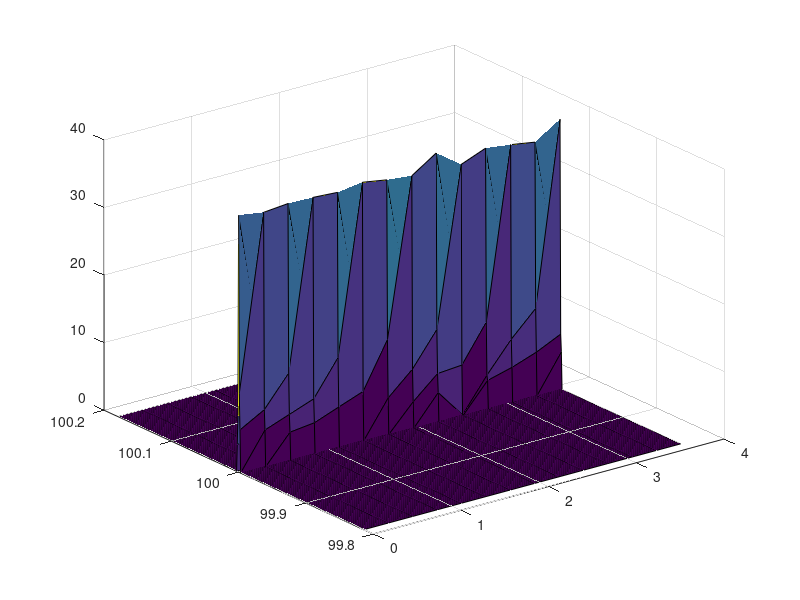

MATLAB code for this plot: (Note: this script raises an error after producing the figure.)
% SNRg Calculations

clear;
clc;
close all;

% Choose settings (0 = off, 1 = on)
ParsevalSNR = 1; 
RealPartDS = 0;
Animation = 0;
NequalNseg = 1;
PlotSNRvsParam = 0;
PlotLastTimeSegment = 0;
PlotTSvsi_log = 0;
OutputFile1 = 0;
OutputFile2 = 0;
OutputFile3 = 0;

if (OutputFile3 == 1)
    global StepSize_in; %#ok<NUSED,*TLEV>
    global StepSize_invec; %#ok<NUSED,*TLEV,*GVMIS>
end

TS = 'f'; % Choose 'f' or 'fdot'

%% Generate Data Spectrogram

% SNR1 and {SNRg_i | M<=i<=N} will be calculated
M = 1;
N = 300;
Ntrial = 10;
if (OutputFile1 == 0)
    Ntrial = 1;
end

% Set information on noise samples
nNoiseSample = 10;
noiseOffset = 50;
nBinSide = 4;

% Sampling frequency
fsamp = 1024.;

% Noise ASD ( / sqrt(Hz) )
hnoise = 12;
noiseamp = hnoise;

% Signal initial frequency (Hz)
f_sig = 100.;

% Signal frequency derivative (Hz/s)
fdot_sig = -5.e-7;

% Length of observation (hr)
Tobs_hr = 4.;
Tobs = Tobs_hr * 3600.;
if (OutputFile1 == 1)
    if (ParsevalSNR == 1)
        filename = sprintf('SNRgfdot_%0.es-2Tobs_%0.fhrP.csv', fdot_sig, Tobs_hr);
    else
        filename = sprintf('SNRgfdot_%0.es-2Tobs_%0.fhr.csv', fdot_sig, Tobs_hr);
    end
end

% Coherence time (hr) - choose so that signal drifts 0.5 bin per coherence time
Tcoh_hr = 1./3600.*sqrt(0.5/abs(fdot_sig));
Tcoh = Tcoh_hr * 3600.;

% Adjust coherence time to be an integer number of seconds
Tcoh = floor(Tcoh);
Tcoh_hr = Tcoh/3600.;

% DO NOT TOUCH/CARE
searchScale = 0;

fStepSize = (0.1)/Tcoh*(Tcoh < Tobs) + 0.3/sqrt(0.5/(1.e-6))*(Tcoh >= Tobs);
fvec = (f_sig-searchScale*fStepSize) : fStepSize : (f_sig+searchScale*fStepSize);

fdotStepSize = (7.8e-6)*abs(fdot_sig)*(fdot_sig ~= 0) + 1.e-7*(fdot_sig == 0);
fdotvec = (fdot_sig-searchScale*fdotStepSize) : fdotStepSize : (fdot_sig+searchScale*fdotStepSize);

[F, Fdot] = meshgrid(fvec, fdotvec);

% Adjust observation time to be exactly an integer number of coherence times to avoid binning headaches
Nseg = floor(Tobs/Tcoh);
if (NequalNseg == 1)
    N = Nseg;
    %N = floor(Nseg/10)*10;
end
Tobs = Nseg*Tcoh;
Tobs_hr = Tobs / 3600.;
fprintf('Observation time = %d sec (%f hr)\n',Tobs,Tobs_hr);
fprintf('Coherence time per segment = %d sec (%f hr)\n',Tcoh,Tcoh_hr);
assert(M<=N, 'Error: M>N');

% Set noise power mean and standard deviation from Parseval's Theorem
if (ParsevalSNR == 1)
    noiseMean = 1;
    noiseSTD = 1;
end

% Define time series to hold raw data stream of signal plus noise
deltat = 1./fsamp;
t = 0:deltat:Tobs;
Nsample = length(t);

% Search band width (Hz)
bandscale = 115; % Increase if fIndex is too high/low
f_siglo = min(f_sig,f_sig+fdot_sig*Tobs);
f_sighi = max(f_sig,f_sig+fdot_sig*Tobs);
freqlo_approx = min(fvec)+min(fdotvec)*Tobs - (noiseOffset + nNoiseSample + nBinSide)/Tcoh - bandscale/Tcoh;
freqhi_approx = max(fvec)+max(fdotvec)*Tobs*(max(fdotvec) > 0) + (noiseOffset + nNoiseSample + nBinSide)/Tcoh + bandscale/Tcoh;
freqhi = ceil(freqhi_approx * Tcoh)/Tcoh;
freqlo = floor(freqlo_approx * Tcoh)/Tcoh;
bandwidth = freqhi - freqlo;
fprintf('Low/high frequencies of band shown: %f-%f Hz\n',freqlo,freqhi);

% Number of bins signal drifts per coherence time
Nbin_drift = abs(fdot_sig) * Tcoh * Tcoh;
Nbin_drift_total = abs(fdot_sig) * Tobs * Tcoh;
fprintf('Number of bins signal drifts per coherence time = %8.2f\n',Nbin_drift);
fprintf('Total number of bins signal drifts = %8.2f\n',Nbin_drift_total);

for trial = 1:Ntrial
    % Generate noise
    noise = noiseamp*random('norm',0.,1.,1.,Nsample);

    % Signal amplitude (no antenna pattern) 
    hamp = 1;

    % Generate signal in time domain
    signal = hamp*sin(2*pi*(f_sig*t + 0.5*fdot_sig*t.^2));
    data = signal + noise;

    % Generate spectra for each coherence time and extract band of interest to make spectrogram
    indbandlo = floor(freqlo*Tcoh)+1;
    indbandhi = floor(freqhi*Tcoh)+1;
    nbandbin = indbandhi - indbandlo + 1;
    Nseg = floor(Tobs/Tcoh);
    Nsample_coh = floor(Nsample / Nseg);
    spectrogram = zeros(nbandbin,Nseg);
    rawSpectrogram = (1+sqrt(-1)).*zeros(nbandbin,Nseg);
    fftNormalization = sqrt(1/Tcoh/fsamp)/noiseamp;
    for seg = 1:Nseg
       fprintf('Generating segment %d\n',seg);
       indlo = (seg-1)*Nsample_coh + 1;
       indhi = indlo + Nsample_coh - 1;
       segment = data(indlo:indhi);
       segment_noNoise = signal(indlo:indhi);
       rawfft = fft(segment,Nsample_coh);
       spectrogram(1:nbandbin,seg) = abs(rawfft(indbandlo:indbandhi))*fftNormalization;
       rawSpectrogram(1:nbandbin,seg) = rawfft(indbandlo:indbandhi)*fftNormalization;
       [dummyVariable, fIndex_sig] = max(rawfft(indbandlo:indbandhi)*fftNormalization);
       if (seg == round(Nseg/5) || seg == round(Nseg/5*2) || seg == round(Nseg/5*3) || seg == round(Nseg/5*4) || seg == Nseg)
           fprintf('Signal fIndex of segment %d = %d; magnitude = %d; phase = %d\n', seg, fIndex_sig, abs(dummyVariable), angle(dummyVariable));
       end
    end

    % Create modified spectrogram for plot
    plotSpectrogram = spectrogram;
    for k = 1:Nseg
        segment = plotSpectrogram(:, k);
        segment(segment < 0.1*max(segment)) = 0;
        plotSpectrogram(:, k) = segment;
    end

    % Plot spectrogram bar3(spectrogram)
    segarray = 1:Nseg;
    seghour = (segarray-1)*Tcoh/3600.;
    indarray = [indbandlo:indbandhi];
    freqplot = (indarray-indbandlo)*1.0/Tcoh + freqlo;

    figure(1);
    fprintf('Creating spectrogram plot with %d time bins (columns) and %d frequency bins (rows)...\n',Nseg,nbandbin);
    s1 = surf(seghour,freqplot,plotSpectrogram);
    s1.EdgeAlpha = 0.5;
    title('Raw spectrogram');
    xlabel('Time (hours)');
    ylabel('Frequency (Hz)');
    view(0,90);
    ax = gca;
    ax.FontSize = 18;
    ax.LineWidth = 3;
    axis([min(seghour) max(seghour) min(freqplot) max(freqplot)]);

    %% Calculate Detection Statistics

    % Create vector of indices for frequency trajectory in the middle of each time segment
    freqTrajIndex = ((1:Nseg) - 0.5).*Nsample_coh + 1;
    tMid = t(freqTrajIndex);

    % Calculate expected phase/frequency trajectories and signal
    freqTraj = f_sig + fdot_sig.*tMid;
    phaseTraj = 2*pi.*(f_sig.*t + 0.5*fdot_sig.*t.^2);
    searchSignal = hamp.*sin(phaseTraj);

    % Create template spectrogram
    searchSpectrogram = (1+sqrt(-1)).*zeros(nbandbin,Nseg);
    for seg = 1:Nseg
        indlo = (seg-1)*Nsample_coh + 1;
        indhi = indlo + Nsample_coh - 1;
        searchSegment = searchSignal(indlo:indhi);
        searchRawfft = fft(searchSegment, Nsample_coh);
        searchSpectrogram(1:nbandbin,seg) = searchRawfft(indbandlo:indbandhi)*fftNormalization;
    end

    % Calculate signal frequency indices
    fIndex = round((freqTraj-freqlo)*Tcoh) + 1;

    % Calculate background noise frequency indices
    fIndex_noise = zeros(nNoiseSample, Nseg);
    for k = 1:nNoiseSample
        fIndex_noise(k, :) = fIndex + (2*nBinSide+2)*k + noiseOffset;
    end

    % Calculate weights array
    weight = (1+sqrt(-1)).*zeros(nbandbin,Nseg);
    for tIndex = 1:Nseg
        %weight(:, tIndex) = hamp.*searchSpectrogram(:, tIndex)/sum(abs(searchSpectrogram((fIndex(tIndex)-nBinSide):(fIndex(tIndex)+nBinSide), tIndex)).^2);
        weight(:, tIndex) = searchSpectrogram(:, tIndex).*abs(searchSpectrogram(:, tIndex)).^2/sum(abs(searchSpectrogram((fIndex(tIndex)-nBinSide):(fIndex(tIndex)+nBinSide), tIndex)).^2);
    end

    % Calculate detection statistics
    signalDS1 = 0;
    signalDSg_i = zeros(N-M+1, 1);
    grouper_sig = (1+sqrt(-1)).*zeros(N-M+1, 1);
    noiseDS1 = zeros(1, nNoiseSample);
    noiseDSg_i = (1+sqrt(-1)).*zeros(N-M+1, nNoiseSample);
    grouper_noise = (1+sqrt(-1)).*zeros(N-M+1, nNoiseSample);

    signalDSContribution1 = [];
    signalDSContribution2 = [];
    signalDSContribution3 = [];
    signalDSContribution4 = [];

    noiseDSContribution1 = [];
    noiseDSContribution2 = [];
    noiseDSContribution3 = [];
    noiseDSContribution4 = [];

    for tIndex = 1:Nseg
        % Signal detection statistics
        signalDS1 = signalDS1 + (abs(spectrogram(fIndex(tIndex), tIndex)))^2;
        grouper_sig = grouper_sig + sum(conj(weight((fIndex(tIndex)-nBinSide):(fIndex(tIndex)+nBinSide), tIndex)).*rawSpectrogram((fIndex(tIndex)-nBinSide):(fIndex(tIndex)+nBinSide), tIndex));
        for i = M:N
            if (RealPartDS == 1)
                contribution = real(grouper_sig(i-M+1)); 
            else
                contribution = abs(grouper_sig(i-M+1))^2;
            end
            if (mod(tIndex, i) == 0)
                signalDSg_i(i-M+1) = signalDSg_i(i-M+1) + contribution;
                if (i == 1)
                    signalDSContribution1 = [signalDSContribution1, contribution];
                elseif (i == 2)
                    signalDSContribution2 = [signalDSContribution2, contribution];
                elseif (i == 3)
                    signalDSContribution3 = [signalDSContribution3, contribution];
                elseif (i == 4)
                    signalDSContribution4 = [signalDSContribution4, contribution];
                end
                grouper_sig(i-M+1) = 0;
            elseif (tIndex == Nseg)
                signalDSg_i(i-M+1) = signalDSg_i(i-M+1) + contribution;
                grouper_sig(i-M+1) = 0;
            end
        end

        % Noise detection statistics
        for k = 1:nNoiseSample
            noiseDS1(k) = noiseDS1(k) + (abs(spectrogram(fIndex_noise(k, tIndex), tIndex)))^2;
            grouper_noise(:, k) = grouper_noise(:, k) + sum(conj(weight((fIndex(tIndex)-nBinSide):(fIndex(tIndex)+nBinSide), tIndex)).*rawSpectrogram((fIndex_noise(k, tIndex)-nBinSide):(fIndex_noise(k, tIndex)+nBinSide), tIndex));
        end
        for i = M:N
            if (RealPartDS == 1)
                contribution = real(grouper_noise(i-M+1, :)); 
            else
                contribution = abs(grouper_noise(i-M+1, :)).^2;
            end
            if (mod(tIndex, i) == 0)
                noiseDSg_i(i-M+1, :) = noiseDSg_i(i-M+1, :) + contribution;
                if (i == 1)
                    noiseDSContribution1 = [noiseDSContribution1, [abs(grouper_noise(i-M+1, 1))^2; abs(grouper_noise(i-M+1, floor(nNoiseSample/2)))^2; abs(grouper_noise(i-M+1, end))^2]];
                elseif (i == 2)
                    noiseDSContribution2 = [noiseDSContribution2, [abs(grouper_noise(i-M+1, 1))^2; abs(grouper_noise(i-M+1, floor(nNoiseSample/2)))^2; abs(grouper_noise(i-M+1, end))^2]];
                elseif (i == 3)
                    noiseDSContribution3 = [noiseDSContribution3, [abs(grouper_noise(i-M+1, 1))^2; abs(grouper_noise(i-M+1, floor(nNoiseSample/2)))^2; abs(grouper_noise(i-M+1, end))^2]];
                elseif (i == 4)
                    noiseDSContribution4 = [noiseDSContribution4, [abs(grouper_noise(i-M+1, 1))^2; abs(grouper_noise(i-M+1, floor(nNoiseSample/2)))^2; abs(grouper_noise(i-M+1, end))^2]];
                end
                grouper_noise(i-M+1, :) = 0;
            elseif (tIndex == Nseg)
                noiseDSg_i(i-M+1, :) = noiseDSg_i(i-M+1, :) + contribution;
            end
        end
    end

    %% Calculate SNRs and Plot
    % Calculate SNRs
    SNR1 = abs(signalDS1 - mean(noiseDS1))/std(noiseDS1);
    fprintf('SNR1 = %e\n', SNR1);
    SNRg_i = zeros(N-M+1, 1);
    for i = M:N
        if (ParsevalSNR == 0)
            SNRg_i(i-M+1) = abs(signalDSg_i(i-M+1) - mean(noiseDSg_i(i-M+1, :)))/std(noiseDSg_i(i-M+1, :));
        elseif (ParsevalSNR == 1)
            SNRg_i(i-M+1) = abs(signalDSg_i(i-M+1) - noiseMean)/noiseSTD/sqrt(i);
        end
        fprintf('SNRg_%d = %e\n', i, SNRg_i(i-M+1));
    end

    if (OutputFile1 == 1)
        assert(all(M:N==1:Nseg), 'Error: Output File 1 can only function when M=1 and N=Nseg')
        fout = fopen(filename, 'a');
        for i = M:N
            if (i == N)
                fprintf(fout, '%e\n', SNRg_i(i-M+1));
            else
                fprintf(fout, '%e,', SNRg_i(i-M+1));
            end
        end
    end

end
% Plot data
figure(2)
p1 = scatter(M:N, SNRg_i, 'ok');
hold on;
if (ParsevalSNR == 0)
    p2 = plot(M:N, SNR1.*ones(1, N-M+1), '--r');
end
title('SNRg_i vs i');
xlabel('i');
ylabel('SNRg_i');
if (ParsevalSNR == 0)
    legend('SNRg_i', 'SNR1', 'location', 'northwest');
else
    legend('SNRg_i', 'location', 'northwest');
end
grid on;
p1.LineWidth = 3;
ax = gca;
ax.LineWidth = 3;
ax.FontSize = 16;

[imax, SNRg_imax] = max(SNRg_i);
fprintf('Max of %e at i = %d\n', imax, SNRg_imax);
%% Plot DS Contributions

if (NequalNseg == 1 && M == 1 && Nseg >= 4)
    % Create segment vectors for each SNRg_i
    segvecs = {[], [], [], []};
    for tIndex = 1:Nseg
        for i = 1:4
            if (mod(tIndex, i) == 0)
                segvecs{i} = [segvecs{i}, tIndex];
            end
        end
    end

    figure(3)
    subplot(2, 2, 1)
    p311 = plot(segvecs{1}, signalDSContribution1, '-r');
    hold on;
    p321 = plot(segvecs{2}, signalDSContribution2, '-g');
    p331 = plot(segvecs{3}, signalDSContribution3, '-b');
    p341 = plot(segvecs{4}, signalDSContribution4, '-m');
    hold off;
    ylim([0, 17]);
    title('Signal DS Contributions for SNRg_i');
    xlabel('time segment');
    ylabel('contribution');
    legend('i=1', 'i=2', 'i=3', 'i=4');
    ax = gca;
    ax.LineWidth = 3;
    ax.FontSize = 15;

    subplot(2, 2, 2)
    p312 = plot(segvecs{1}, noiseDSContribution1(1, :), '-r');
    hold on;
    p322 = plot(segvecs{2}, noiseDSContribution2(1, :), '-g');
    p332 = plot(segvecs{3}, noiseDSContribution3(1, :), '-b');
    p342 = plot(segvecs{4}, noiseDSContribution4(1, :), '-m');
    hold off;
    title('Noise DS Contributions for SNRg_i (first noise sample)');
    xlabel('time segment');
    ylabel('contribution');
    legend('i=1', 'i=2', 'i=3', 'i=4');
    ax = gca;
    ax.LineWidth = 3;
    ax.FontSize = 15;

    subplot(2, 2, 3)
    p313 = plot(segvecs{1}, noiseDSContribution1(2, :), '-r');
    hold on;
    p323 = plot(segvecs{2}, noiseDSContribution2(2, :), '-g');
    p333 = plot(segvecs{3}, noiseDSContribution3(2, :), '-b');
    p343 = plot(segvecs{4}, noiseDSContribution4(2, :), '-m');
    hold off;
    title('Noise DS Contributions for SNRg_i (middle noise sample)');
    xlabel('time segment');
    ylabel('contribution');
    legend('i=1', 'i=2', 'i=3', 'i=4');
    ax = gca;
    ax.LineWidth = 3;
    ax.FontSize = 15;

    subplot(2, 2, 4)
    p314 = plot(segvecs{1}, noiseDSContribution1(3, :), '-r');
    hold on;
    p324 = plot(segvecs{2}, noiseDSContribution2(3, :), '-g');
    p334 = plot(segvecs{3}, noiseDSContribution3(3, :), '-b');
    p344 = plot(segvecs{4}, noiseDSContribution4(3, :), '-m');
    hold off;
    title('Noise DS Contributions for SNRg_i (last noise sample)');
    xlabel('time segment');
    ylabel('contribution');
    legend('i=1', 'i=2', 'i=3', 'i=4');
    ax = gca;
    ax.LineWidth = 3;
    ax.FontSize = 15;

end
%% Generate Templates and Calculate SNRs

% Calculate template spacings from model
SNRgModelParams = readmatrix('SNRgModelParams.csv');
TS_model = @(a, i, Tobs, fdot) 10^a(4)*Tobs^a(1)*i^a(2)*abs(fdot)^a(3);

% Create vector of f/fdot values (for search)
searchScale = 20;
fStepSize = 4.94462e-6;
fdotStepSize = 1.e-3*abs(fdot_sig);
if (strcmp(TS, 'f'))
    fvec = (f_sig - searchScale*fStepSize):fStepSize:(f_sig + searchScale*fStepSize);
    fdotvec = fdot_sig;
    SNR1Array = zeros(1, length(fvec));
    SNRg_iArray = zeros(N-M+1, length(fvec));
else
    fvec = f_sig;
    fdotvec = (fdot_sig - searchScale*fdotStepSize):fdotStepSize:(fdot_sig + searchScale*fdotStepSize);
    SNR1Array = zeros(1, length(fdotvec));
    SNRg_iArray = zeros(N-M+1, length(fdotvec));
end

for r = 1:length(fvec)
    for j = 1:length(fdotvec)
        
        if (strcmp(TS, 'f'))
            fprintf('Calulating SNRg_is for df = %e Hz\n', fvec(r)-f_sig);
        else
            fprintf('Calulating SNRg_is for dfdot = %e Hz/s\n', fdotvec(j)-fdot_sig);
        end
        
        % Calculate expected phase/frequency trajectories and signal
        freqTraj = fvec(r) + fdotvec(j).*tMid; 
        phaseTraj = 2*pi.*(fvec(r).*t + 0.5*fdotvec(j).*t.^2);
        searchSignal = hamp.*sin(phaseTraj);
    
        % Create template spectrogram
        searchSpectrogram = (1+sqrt(-1)).*zeros(nbandbin,Nseg);
        for seg = 1:Nseg
            indlo = (seg-1)*Nsample_coh + 1;
            indhi = indlo + Nsample_coh - 1;
            searchSegment = searchSignal(indlo:indhi);
            searchRawfft = fft(searchSegment, Nsample_coh);
            searchSpectrogram(1:nbandbin,seg) = searchRawfft(indbandlo:indbandhi)*fftNormalization;
        end
    
        % Calculate signal frequency indices
        fIndex = round((freqTraj-freqlo)*Tcoh) + 1;

        % Calculate background noise frequency indices
        if (ParsevalSNR == 0)
            fIndex_noise = zeros(nNoiseSample, Nseg);
            for k = 1:nNoiseSample
                fIndex_noise(k, :) = fIndex + 10*k + noiseOffset;
            end
        end
    
        % Calculate weights array
        weight = (1+sqrt(-1)).*zeros(nbandbin,Nseg);
        for tIndex = 1:Nseg
            %weight(:, tIndex) = hamp.*searchSpectrogram(:, tIndex)/sum(abs(searchSpectrogram((fIndex(tIndex)-nBinSide):(fIndex(tIndex)+nBinSide), tIndex)).^2);
            weight(:, tIndex) = searchSpectrogram(:, tIndex).*abs(searchSpectrogram(:, tIndex)).^2/sum(abs(searchSpectrogram((fIndex(tIndex)-nBinSide):(fIndex(tIndex)+nBinSide), tIndex)).^2);
        end
    
        % Calculate detection statistics
        signalDS1 = 0;
        signalDSg_i = zeros(N-M+1, 1);
        grouper_sig = (1+sqrt(-1)).*zeros(N-M+1, 1);
        if (ParsevalSNR == 0)
            noiseDS1 = zeros(1, nNoiseSample);
            noiseDSg_i = (1+sqrt(-1)).*zeros(N-M+1, nNoiseSample);
            grouper_noise = (1+sqrt(-1)).*zeros(N-M+1, nNoiseSample);
        end
    
        if (j*r == 15)
            DScontributions15 = zeros(1, Nseg);
        elseif (j*r == 21)
            DScontributions21 = zeros(1, Nseg);
        elseif (j*r == 11)
            DScontribution11 = zeros(1, Nseg);
        end
    
        for tIndex = 1:Nseg
            % Signal detection statistics
            signalDS1 = signalDS1 + (abs(spectrogram(fIndex(tIndex), tIndex)))^2;
            grouper_sig = grouper_sig + sum(conj(weight((fIndex(tIndex)-nBinSide):(fIndex(tIndex)+nBinSide), tIndex)).*rawSpectrogram((fIndex(tIndex)-nBinSide):(fIndex(tIndex)+nBinSide), tIndex));
            for i = M:N
                if (RealPartDS == 1)
                    contribution = real(grouper_sig(i-M+1)); 
                else
                    contribution = abs(grouper_sig(i-M+1))^2;
                end
                if (mod(tIndex, i) == 0)
                    signalDSg_i(i-M+1) = signalDSg_i(i-M+1) + contribution;
                    if (j*r == 15 && i == 1)
                        DScontributions15(tIndex) = contribution;
                    elseif (j*r == 21 && i == 1)
                        DScontributions21(tIndex) = contribution;
                    elseif (j*r == 11 && i == 1)
                        DScontribution11(tIndex) = contribution;
                    end
                    grouper_sig(i-M+1) = 0;
                elseif (tIndex == Nseg)
                    signalDSg_i(i-M+1) = signalDSg_i(i-M+1) + contribution;
                end
            end
    
            % Noise detection statistics
            if (ParsevalSNR == 0)
                for k = 1:nNoiseSample
                    noiseDS1(k) = noiseDS1(k) + (abs(spectrogram(fIndex_noise(k, tIndex), tIndex)))^2;
                    grouper_noise(:, k) = grouper_noise(:, k) + sum(conj(weight((fIndex(tIndex)-nBinSide):(fIndex(tIndex)+nBinSide), tIndex)).*rawSpectrogram((fIndex_noise(k, tIndex)-nBinSide):(fIndex_noise(k, tIndex)+nBinSide), tIndex));
                end
                for i = M:N
                    if (RealPartDS == 1)
                        contribution = real(grouper_noise(i-M+1, :)); 
                    else
                        contribution = abs(grouper_noise(i-M+1, :)).^2;
                    end
                    if (mod(tIndex, i) == 0)
                        noiseDSg_i(i-M+1, :) = noiseDSg_i(i-M+1, :) + contribution;
                        grouper_noise(i-M+1, :) = 0;
                    elseif (tIndex == Nseg)
                        noiseDSg_i(i-M+1, :) = noiseDSg_i(i-M+1, :) + contribution;
                    end
                end
            end
        end
        
        SNR1Array(j*r) = abs(signalDS1 - mean(noiseDS1))/std(noiseDS1);
        for i = M:N
            if (ParsevalSNR == 0)
                SNRg_iArray(i-M+1, j*r) = abs(signalDSg_i(i-M+1) - mean(noiseDSg_i(i-M+1, :)))/std(noiseDSg_i(i-M+1, :));
            elseif (ParsevalSNR == 1)
                SNRg_iArray(i-M+1, j*r) = abs(signalDSg_i(i-M+1) - noiseMean)/noiseSTD/sqrt(i);
            end
        end
        
        % Compare search spectrogram and signal spectrogram last time segment
        if (PlotLastTimeSegment == 1)
            range = (fIndex(end)-10):(fIndex(end)+10);
            
            figure(1900+j*r)
            s1900j = scatter(range, abs(searchSpectrogram(range, end)), '*k');
            hold on;
            p1900j = plot(range, abs(rawSpectrogram(range, end)), '-r');
            x1900j = xline(fIndex(end), '--k');
            x1900j.LineWidth = 1;
            s1900j.LineWidth = 3;
            title(['Last Time Segment Fourier Coefficient Magnitude dfdot_{sig} = ', num2str(fdotvec(j) - fdot_sig), ' Hz/s']);
            xlabel('frequency bin');
            ylabel('magnitude');
            legend('template', 'data', 'fIndex');
            ax = gca;
            ax.FontSize = 14;
            ax.LineWidth = 3;
            grid on;
            hold off;
            
            figure(2900+j*r)
            s2900j = scatter(range, unwrap(atan2(imag(searchSpectrogram(range, end)), real(searchSpectrogram(range, end)))), '*k');
            hold on;
            p2900j = plot(range, unwrap(atan2(imag(rawSpectrogram(range, end)), real(rawSpectrogram(range, end)))), '-r');
            x2900j = xline(fIndex(end), '--k');
            x2900j.LineWidth = 1;
            s2900j.LineWidth = 3;
            title(['Last Time Segment Fourier Coefficient Phase dfdot_{sig} = ', num2str(fdotvec(j) - fdot_sig), ' Hz/s']);
            xlabel('frequency bin');
            ylabel('phase');
            legend('template', 'data', 'fIndex');
            ax = gca;
            ax.FontSize = 14;
            ax.LineWidth = 3;
            grid on;
            hold off;
        end
    end
end

if (searchScale >= 20)
    figure(3000)
    p39001 = plot(1:Nseg, DScontributions15, '-g');
    hold on;
    p39002 = plot(1:Nseg, DScontributions21, '-m');
    p39003 = plot(1:Nseg, DScontribution11, '-b');
    hold off;
    title('Center Bin and Off Bin DS Contributions(i == 1)')
    xlabel('time segment')
    ylabel('DS Contribution')
    legend('off bin with max SNR', 'center bin', 'off bin with lower SNR')
    ax = gca;
    ax.FontSize = 16;
    ax.LineWidth = 3;
    grid on;
end

%% Plot data for deviations in fdot

% Create titles
titleStrings = cell(1, N-M+1);
for i = M:N
    if (strcmp(TS, 'f'))
        titleStrings{i-M+1} = sprintf('SNRg_{%d} vs df', i);
    else
        titleStrings{i-M+1} = sprintf('SNRg_{%d} vs dfdot', i);
    end
end
df = fvec-f_sig;
dfdot = fdotvec-fdot_sig;

% Plot SNRg_i vs i
for k = 1:(length(dfdot)*length(df))
    figure(3+k)
    sk1 = scatter(M:N, SNRg_iArray(:, k), 'ok');
    if (strcmp(TS, 'f'))
        title(['SNRg_i vs i for dfdot = ', num2str(df(k))]);
    else
        title(['SNRg_i vs i for dfdot = ', num2str(dfdot(k))]);
    end
    xlabel('i');
    ylabel('SNRg_i');
    grid on;
    ax = gca;
    ax.LineWidth = 3;
    ax.FontSize = 16;
end

% Plot SNRg_i vs dfdot
if (PlotSNRvsParam == 1)
    for i = M:N
        figure(3+length(dfdot)*length(df)+i-M+1)
        subplot(1, 2, 1)
        hold on;        
        if (strcmp(TS, 'f'))
            si1 = scatter(df, SNRg_iArray(i-M+1, :)/SNRg_iArray(i-M+1, searchScale+1), 'ok');
            xlabel('df (Hz)');
        else
            si1 = scatter(dfdot, SNRg_iArray(i-M+1, :)/SNRg_iArray(i-M+1, searchScale+1), 'ok');
            xlabel('dfdot (Hz/s)');
        end
        title(titleStrings{i-M+1});
        ylabel('SNR/SNR_m_a_x');
        legend(['i = ', num2str(i)])
        grid on;
        ax = gca;
        ax.LineWidth = 3;
        ax.FontSize = 16;

        subplot(1, 2, 2)
        if (strcmp(TS, 'f'))
            si2 = scatter(df, SNRg_iArray(i-M+1, :), 'ok');
            xlabel('df (Hz)');
        else
            si2 = scatter(dfdot, SNRg_iArray(i-M+1, :), 'ok');
            xlabel('dfdot (Hz/s)');
        end
        title(titleStrings{i-M+1});
        ylabel('SNR');
        legend(['i = ', num2str(i)])
        grid on;
        ax = gca;
        ax.LineWidth = 3;
        ax.FontSize = 16;
    end
end

%% Animation
if (Animation == 1)
    figure(4+length(dfdot)*length(df)+N-M+1)
    if (strcmp(TS, 'f'))
        sgtitle('SNRg_i vs df for Various i', 'FontSize', 20);
    else
        sgtitle('SNRg_i vs dfdot for Various i', 'FontSize', 20);
    end
    for repeat = 1:3
        for i = M:N
            subplot(1, 2, 1)
            if (strcmp(TS, 'f'))
                scatter(df, SNRg_iArray(i-M+1, :)/max(SNRg_iArray(i-M+1, :)), 'ok');
                axis([1.01*min(df), 1.01*max(df), 0, 1]);
                xlabel('df (Hz)');
            else
                scatter(dfdot, SNRg_iArray(i-M+1, :)/max(SNRg_iArray(i-M+1, :)), 'ok');
                axis([1.01*min(dfdot), 1.01*max(dfdot), 0, 1]);
                xlabel('dfdot (Hz/s)');
            end
            ylabel('SNR/SNR_m_a_x');
            legend(['i = ', num2str(i)]);
            title('Normalized');
            ax = gca;
            ax.LineWidth = 3;
            ax.FontSize = 16;
            grid on;

            subplot(1, 2, 2)
            scatter(dfdot, SNRg_iArray(i-M+1, :), 'ok');
            axis([1.01*min(dfdot), 1.01*max(dfdot), 0, max(SNRg_iArray(:))]);
            xlabel('dfdot (Hz/s)');
            ylabel('SNR');
            legend(['i = ', num2str(i)]);
            title('Not Normalized');
            ax = gca;
            ax.LineWidth = 3;
            ax.FontSize = 16;
            grid on;
            pause(0.5)
        end
    end
end
%% Fit SNRg_i to Curve in Parameter Space to Calculate TS

if (strcmp(TS, 'f'))
    dfp = linspace(min(df), max(df), 1.e4*length(df));
    dfdotp = dfdot;
else
    dfp = df;
    dfdotp = linspace(min(dfdot), max(dfdot), 1.e4*length(dfdot));
end
SNRsplines = zeros(N-M+1, length(dfdotp)*length(dfp));
templateSpacings = zeros(N-M+1, 1);

for i = M:N
    if (strcmp(TS, 'f'))
        SNRsplines(i-M+1, :) = spline(df, SNRg_iArray(i-M+1, :), dfp);
        templateSpacings(i-M+1) = mode(abs(dfp(abs(SNRsplines(i-M+1, :) - 0.8*SNRg_iArray(i-M+1, searchScale+1)) == min(abs(SNRsplines(i-M+1, :) - 0.8*SNRg_iArray(i-M+1, searchScale+1))))));
    else
        SNRsplines(i-M+1, :) = spline(dfdot, SNRg_iArray(i-M+1, :), dfdotp);
        templateSpacings(i-M+1) = mode(abs(dfdotp(abs(SNRsplines(i-M+1, :) - 0.8*SNRg_iArray(i-M+1, searchScale+1)) == min(abs(SNRsplines(i-M+1, :) - 0.8*SNRg_iArray(i-M+1, searchScale+1))))));
    end
    
    if (PlotSNRvsParam == 1)
        figure(3+length(dfdot)*length(df)+i-M+1)
        subplot(1, 2, 1)
        hold on;
        if (strcmp(TS, 'f'))
            pi1 = plot(dfp, SNRsplines(i-M+1, :)/SNRg_iArray(i-M+1, searchScale+1));
        else
            pi1 = plot(dfdotp, SNRsplines(i-M+1, :)/SNRg_iArray(i-M+1, searchScale+1));
        end
        legend(['i = ', num2str(i)], 'spline', 'Location', 'south')

        subplot(1, 2, 2)
        hold on;
        if (strcmp(TS, 'f'))
            pi2 = plot(dfp, SNRsplines(i-M+1, :));
            
        else
            pi2 = plot(dfdotp, SNRsplines(i-M+1, :));
        end
        legend(['i = ', num2str(i)], 'spline', 'Location', 'south')
    end
end


for i = M:N
    if (strcmp(TS, 'f'))
        fprintf('For i = %d, stepping %e Hz in f causes a 20%% drop in SNRg_i\n', i, templateSpacings(i-M+1));
    else
        fprintf('For i = %d, stepping %e Hz/s in fdot causes a 20%% drop in SNRg_i\n', i, templateSpacings(i-M+1));
    end
end

figure(1000000)
s1000000 = scatter(log10(M:N), log10(templateSpacings));
s1000000.MarkerFaceColor = 'k';
title('Template Spacing vs i');
xlabel('log(i)');
if (strcmp(TS, 'f'))
    ylabel('log(df) (log(Hz))');
else
    ylabel('log(dfdot) (log(Hz/s))');
end
ax = gca;
ax.FontSize = 16;
ax.LineWidth = 3;
grid on;


if (OutputFile2 == 1)
    if (strcmp(TS, 'f'))
        if (ParsevalSNR == 1)
            filename2 = sprintf('SNRgfTemplateSpacingfdot_%0.eP.csv', fdot_sig);
        else
            filename2 = sprintf('SNRgfTemplateSpacingfdot_%0.e.csv', fdot_sig);
        end
    else
        if (ParsevalSNR == 1)
            filename2 = sprintf('SNRgfdotTemplateSpacingfdot_%0.eP.csv', fdot_sig);
        else
            filename2 = sprintf('SNRgfdotTemplateSpacingfdot_%0.e.csv', fdot_sig);
        end
    end
    fout2 = fopen(filename2, 'a');
    for i = M:N
        fprintf(fout2, '%f, %d, %e\n', Tobs_hr, i, templateSpacings(i-M+1));
    end
end

if (OutputFile3 == 1)
    assert(all(M:N==1:Nseg), 'Error: Output File 3 can only function when M=1 and N=Nseg')
    if (strcmp(TS, 'f'))
        if (ParsevalSNR == 1)
            filename3 = sprintf('SNRgfTemplateSpacingvsStepSizefdot_%0.eTobs_%0.fP.csv', fdot_sig, Tobs_hr);
        else
            filename3 = sprintf('SNRgfTemplateSpacingvsStepSizefdot_%0.eTobs_%0.f.csv', fdot_sig, Tobs_hr);
        end
    else
        if (ParsevalSNR == 1)
            filename3 = sprintf('SNRgfdotTemplateSpacingvsStepSizefdot_%0.eTobs_%0.fP.csv', fdot_sig, Tobs_hr);
        else
            filename3 = sprintf('SNRgfdotTemplateSpacingvsStepSizefdot_%0.eTobs_%0.f.csv', fdot_sig, Tobs_hr);
        end
    end
    fout3 = fopen(filename3, 'a');
    if (strcmp(TS, 'f'))
        fprintf(fout3, '%e,', fStepSize);
    else
        fprintf(fout3, '%e,', fdotStepSize);
    end
    for i = M:N
        if (i == N)
            fprintf(fout3, '%e\n', templateSpacings(i-M+1));
        else
            fprintf(fout3, '%e,', templateSpacings(i-M+1));
        end
        
    end
end

%% Plot log-log graph
if (PlotTSvsi_log == 1)
    templateFitCoeffs = polyfit(log10(M:N), log10(templateSpacings), 1);

    figure(5+length(dfdot)+N)
    p5fN = plot(log10(M:N), log10(abs(fitCoeffs*sqrt(log(5/4)))), '-k');
    hold on;
    p5fN2 = plot(log10(M:N), -2*(log10(M:N)-log10(N)) + log10(abs(fitCoeffs(N)*sqrt(log(5/4)))), '-r');
    p5fN1 = plot(log10(M:N), -1*(log10(M:N)-log10(N)) + log10(abs(fitCoeffs(N)*sqrt(log(5/4)))), '-g');
    p5fNh = plot(log10(M:N), -0.5*(log10(M:N)-log10(N)) + log10(abs(fitCoeffs(N)*sqrt(log(5/4)))), '-b');
    p5fNf = plot(log10(M:N), -0.25*(log10(M:N)-log10(N)) + log10(abs(fitCoeffs(N)*sqrt(log(5/4)))), '-m');
    p5fNfit = plot(log10(M:N), templateFitCoeffs(1).*log10(M:N) + templateFitCoeffs(2));
    xlim([log10(M), log10(N)]);
    title('dfdot for 20% Offset in SNRg_i vs i (log-log)');
    xlabel('log(i)');
    ylabel('log(dfdot)');
    legend('dfdot values', 'line through last point with slope = -2', 'line through last point with slope = -1', 'line through last point with slope = -1/2', 'line through last point with slope = -1/4', 'linear fit');
    p5fN.LineWidth = 3;
    p5fN2.LineWidth = 2;
    p5fN1.LineWidth = 2;
    p5fNh.LineWidth = 2;
    p5fNf.LineWidth = 2;
    p5fNfit.LineWidth = 2.5;
    p5fNfit.Color = [0.7, 0.7, 0.2];
    ax = gca;
    ax.LineWidth = 3;
    ax.FontSize = 16;
    grid on; 
    hold off;

fprintf('Template spacing for Tobs = %f hr: dfdot = %e * i^(%f)\n', Tobs_hr, 10^(templateFitCoeffs(2)), templateFitCoeffs(1));
end
